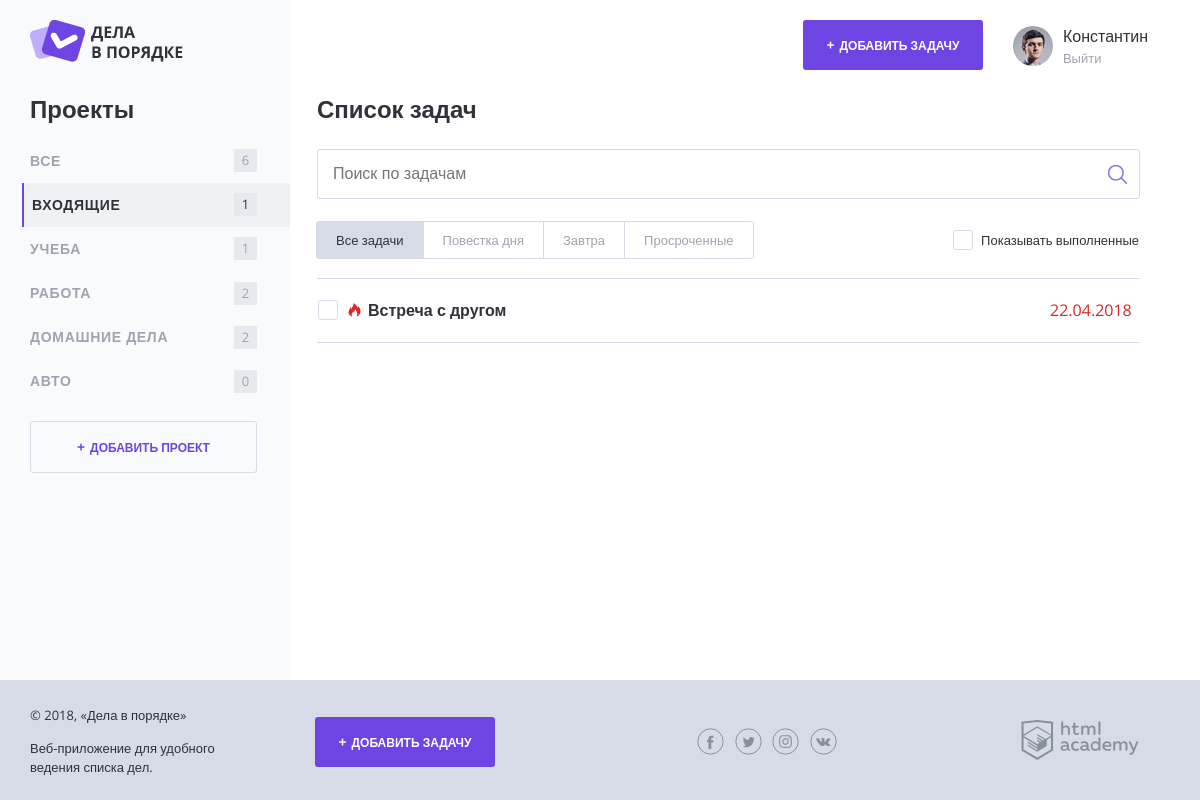
The page /index.php?project_id=2 on the database its author committed.
### tables this page shows
CREATE TABLE projects (
   id int AUTO_INCREMENT PRIMARY KEY,
   project_name char(20) NOT NULL,
   user_id int NOT NULL,
   FOREIGN KEY (user_id) REFERENCES users(id)
);

CREATE TABLE tasks (
   id int AUTO_INCREMENT PRIMARY KEY,
   creation_date datetime NOT NULL, 
   done_date datetime NULL DEFAULT NULL,
   task_name char(60) NOT NULL,
   file_name char(255),
   completion_date datetime,
   user_id int NOT NULL,
   project_id int NOT NULL,
   FOREIGN KEY (user_id) REFERENCES users(id),
   FOREIGN KEY (project_id) REFERENCES projects(id)
);

### functions.php (called while the page is built, shortened)
<?php
function task_count($task_array, $project_name) {
    if ($project_name === 'Все') {
        return count($task_array);
    } else {
        $count = 0;
        foreach ($task_array as $item) {
            if ($item['project_name'] === $project_name) {
                $count += 1;
            }
        }
        return $count;
    }
}
function render_template($template_path, $data = []) {
    if (!file_exists($template_path)) {
        return '';
    } else {
        extract($data);
        require_once($template_path);
        return ob_get_clean();
    }
}
function task_near_finish($task_completion_date) {
    if ($task_completion_date != null) {
        $hours_to_finish = floor((strtotime($task_completion_date.' 00:00') - time())/3600);
        if ($hours_to_finish < 24) {
            return true;
        }
    }
    return false;
}

### templates/layout.php (the view, shortened to what this page needs)
<!DOCTYPE html>
<html lang="ru">
<head>
    <link rel="stylesheet" href="css/normalize.css">
    <link rel="stylesheet" href="css/style.css">
    <link rel="stylesheet" href="css/flatpickr.min.css">
</head>
<body>
<div class="page-wrapper">
    <div class="container container--with-sidebar">
        <header class="main-header">
            <a href="/">
                <img src="img/logo.png" width="153" height="42" alt="Логотип Дела в порядке">
            </a>
            <div class="main-header__side">
                <a class="main-header__side-item button button--plus open-modal" href="javascript:;"
                target="task_add">Добавить задачу</a>
                <div class="main-header__side-item user-menu">
                    <div class="user-menu__image">
                        <img src="img/user-pic.jpg" width="40" height="40" alt="Пользователь">
                    </div>
                    <div class="user-menu__data">
                        <p>Константин</p>
                        <a href="#">Выйти</a>
                    </div>
                </div>
            </div>
        </header>
        <div class="content">
            <section class="content__side">
                <h2 class="content__side-heading">Проекты</h2>
                <nav class="main-navigation">
                    <ul class="main-navigation__list">
                    <?php foreach ($projects as $key => $item) : ?>
                        <li class="main-navigation__list-item
                            <?= intval($item['id'])   === $project_id &&  is_int($project_id) ? 'main-navigation__list-item--active' : '' ?>
                            <?= $item['project_name'] === 'Все'       && !is_int($project_id) ? 'main-navigation__list-item--active' : '' ?>"
                        >
                            <a class="main-navigation__list-item-link"
                                href="index.php<?= $item['project_name'] === 'Все' ? '' : '?project_id='.$item['id'] ?>"
                            >
                                <?= htmlspecialchars($item['project_name']); ?>
                            </a>
                            <span class="main-navigation__list-item-count"><?= task_count($tasks, $item['project_name']); ?></span>
                        </li>
                    <?php endforeach; ?>
                    </ul>
                </nav>
                <a class="button button--transparent button--plus content__side-button open-modal"
                   href="javascript:;" target="project_add">Добавить проект</a>
            </section>
            <main class="content__main">
                <?= $content; ?>
            </main>
        </div>
    </div>
</div>
<footer class="main-footer">
    <div class="container">
        <div class="main-footer__copyright">
            <p>© 2018, «Дела в порядке»</p>
            <p>Веб-приложение для удобного ведения списка дел.</p>
        </div>
        <a class="main-footer__button button button--plus open-modal" target="task_add"
           href="javascript:;">Добавить задачу</a>
        <div class="main-footer__social social">
            <a class="social__link social__link--facebook" href="#">Facebook
            </a>
            <a class="social__link social__link--twitter" href="#">Twitter
            </a>
            <a class="social__link social__link--instagram" href="#">Instagram
            </a>
            <a class="social__link social__link--vkontakte" href="#">Вконтакте
            </a>
        </div>
        <div class="main-footer__developed-by">
            <a href="https://htmlacademy.ru/intensive/php">
                <img src="img/htmlacademy.svg" alt="HTML Academy" width="118" height="40">
            </a>
        </div>
    </div>
</footer>
</body>
</html>

### templates/index.php (shortened to what this page needs)
<h2 class="content__main-heading">Список задач</h2>
                <form class="search-form" action="index.html" method="post">
                    <input class="search-form__input" type="text" name="" value="" placeholder="Поиск по задачам">
                    <input class="search-form__submit" type="submit" name="" value="Искать">
                </form>
                <div class="tasks-controls">
                    <nav class="tasks-switch">
                        <a href="/" class="tasks-switch__item tasks-switch__item--active">Все задачи</a>
                        <a href="/" class="tasks-switch__item">Повестка дня</a>
                        <a href="/" class="tasks-switch__item">Завтра</a>
                        <a href="/" class="tasks-switch__item">Просроченные</a>
                    </nav>
                    <label class="checkbox">
                        <span class="checkbox__text">Показывать выполненные</span>
                    </label>
                </div>
                <table class="tasks">
                <?php foreach ($tasks as $item) : ?>
                    <tr class="tasks__item task
                                <?= $item['completion_date'] ? 'task--completed' : '' ?>
                                <?= !$item['completion_date'] && task_near_finish($item['done_date']) ? 'task--important' : '' ?>
                              ">
                        <td class="task__select">
                            <label class="checkbox task__checkbox">
                                <span class="checkbox__text"><?= htmlspecialchars($item['task_name']); ?></span>
                            </label>
                        </td>
                        <td class="task__file">
                        </td>
                        <td class="task__date"><?= (htmlspecialchars($item['done_date']) != null) ? htmlspecialchars($item['done_date']) : 'Нет'; ?></td>
                    </tr>
                <?php endforeach; ?>
                </table>

### rows shown on the page
projects: project_name "ВСЕ", project_name "6"
projects: project_name "ВХОДЯЩИЕ", project_name "1"
projects: project_name "УЧЕБА", project_name "1"
projects: project_name "РАБОТА", project_name "2"
projects: project_name "ДОМАШНИЕ ДЕЛА", project_name "2"
projects: project_name "АВТО", project_name "0"
tasks: task_name "Встреча с другом", done_date "22.04.2018"
